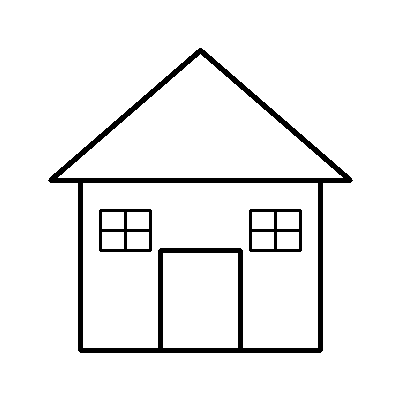
#> input picture assets/draw_library/examples/simple_sketch.png, 400 x 400 px
$ python -i preview_encode.py   (imports and definitions only)
#> lines starting #> are read from the running program, lines starting #| are printed output that depends on the picture; after the words box and inside, x2 and y2 are one past the last pixel; in counts of white or black regions, pixels touching at a corner belong together
#> further down, picture is the input picture: shape (400, 400, 3); 94.1% white; 3 black regions, box (x1, y1, x2, y2) and area: (48, 48, 353, 353) 7851, (99, 209, 152, 252) 779, (249, 209, 302, 252) 779
"""Lightweight PNG/base64 helpers for pipeline stage thumbnails."""

from __future__ import annotations

import base64

import cv2  # type: ignore
import numpy

PIPELINE_THUMB_SUPERSAMPLE = 2


def _ensure_uint8_gray(image: numpy.ndarray) -> numpy.ndarray:
    if image.ndim == 3:
        if image.shape[2] == 3:
            return cv2.cvtColor(image, cv2.COLOR_BGR2GRAY)
        if image.shape[2] == 4:
            return cv2.cvtColor(image, cv2.COLOR_BGRA2GRAY)
        raise ValueError('Unsupported channel count for preview encoding.')
    if image.dtype != numpy.uint8:
        scaled = numpy.clip(image, 0, 255)
        return scaled.astype(numpy.uint8)
    return image


# [9 lines left out: function _ensure_uint8_bgr, not called in this run]


def resize_for_strip(image: numpy.ndarray, *, max_dim: int = 320) -> numpy.ndarray:
#> called with max_dim = 320
    if max_dim <= 0:
        return image
    height, width = image.shape[:2]
#> height = 400; width = 400
    longest = max(width, height)
#> longest = 400
    if longest <= max_dim:
        return image
    scale = float(max_dim) / float(longest)
#> scale = 0.8
    new_width = max(1, int(round(width * scale)))
#> new_width = 320
    new_height = max(1, int(round(height * scale)))
#> new_height = 320
    return cv2.resize(image, (new_width, new_height), interpolation=cv2.INTER_AREA)
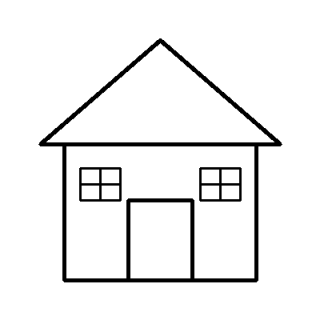
#> returned value: shape (320, 320); min 0, max 255, mean 240


# [47 lines left out: functions encode_gray_png, encode_bgr_png, letterbox_for_compare, not called in this run]


def encode_gray_base64(
    image: numpy.ndarray,
    *,
    max_dim: int = 320,
    letterbox: bool = False,
    canvas_size: int = 640,
) -> tuple[str, int, int]:
    gray = _ensure_uint8_gray(image)
    if letterbox:
        thumb = letterbox_for_compare(gray, canvas_size=canvas_size, color=False)
    else:
        thumb = resize_for_strip(gray, max_dim=max_dim)
    ok, encoded = cv2.imencode('.png', thumb)
#> encoded = 5024 values, max 255 at index 282, min 0 at index 8, mean 117.4
    if not ok:
        raise ValueError('Failed to encode grayscale preview PNG.')
    height, width = thumb.shape[:2]
#> height = 320; width = 320
    return base64.b64encode(encoded.tobytes()).decode('ascii'), int(width), int(height)


# [242 lines left out: functions encode_bgr_base64, decode_lineart_png, lineart_bitmap_to_png, _letterbox_layout, _downsample_pipeline_canvas, _draw_strokes_on_canvas and 3 more, not called in this run]

>>> import cv2
>>> picture = cv2.imread('../../../../../assets/draw_library/examples/simple_sketch.png')
>>> result = encode_gray_base64(picture)
